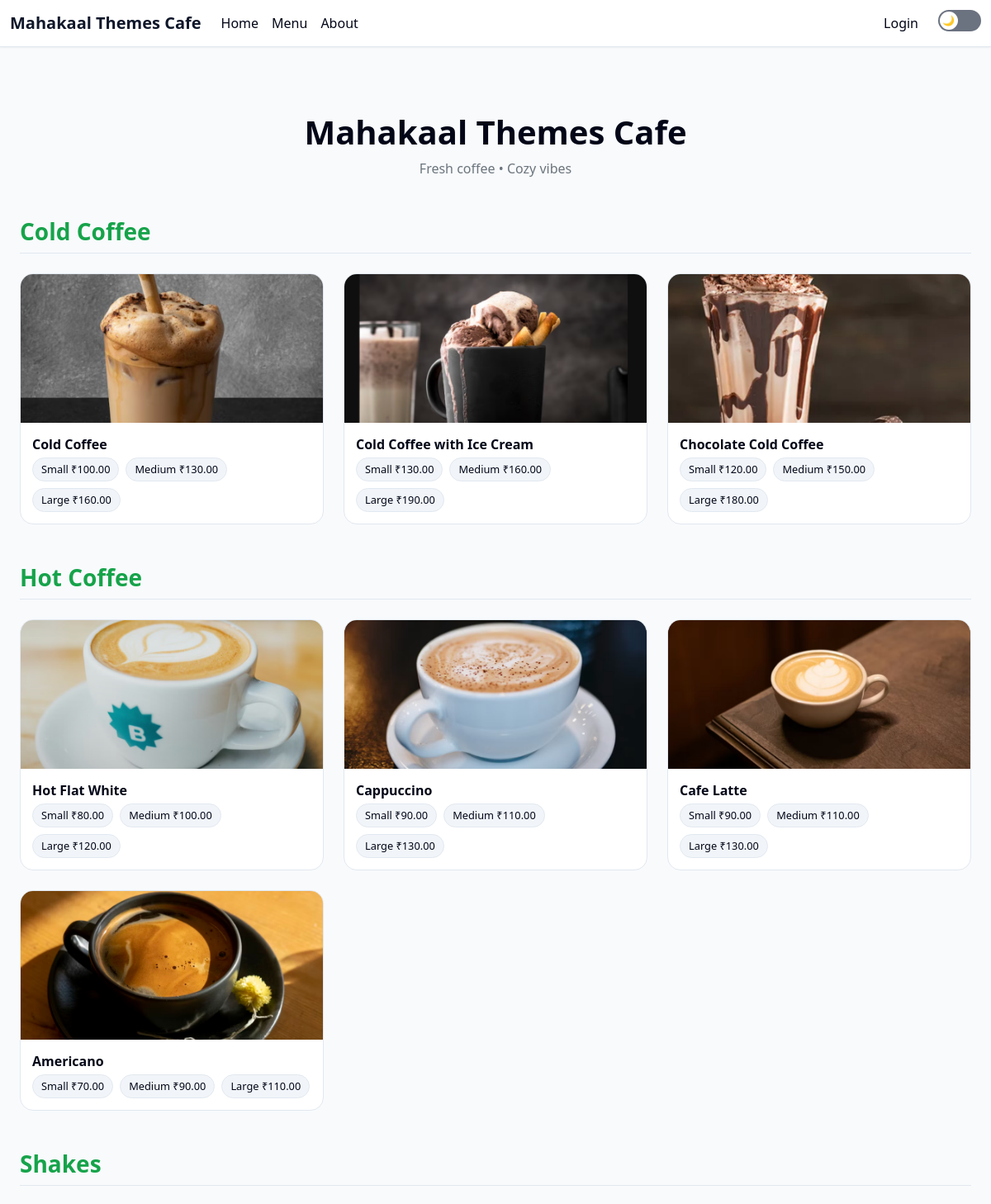
The app's page /menu/ (upper part) with its own data.
### home/models.py (models this page shows, shortened)
class Category(models.Model):
    name = models.CharField(max_length=100)
    image = models.ImageField(upload_to="category_images/", blank=True, null=True)
    is_active = models.BooleanField(default=True)

class Item(models.Model):
    class Station(models.TextChoices):
        KITCHEN = "KITCHEN", "Kitchen"
        BARISTA = "BARISTA", "Barista"
    category = models.ForeignKey(
        Category,
        on_delete=models.CASCADE,
        related_name="items",
    )
    name = models.CharField(max_length=150)
    description = models.TextField(blank=True)
    image = models.ImageField(upload_to="item_images/", blank=True, null=True)
    station = models.CharField(
        max_length=20,
        choices=Station.choices,
        default=Station.KITCHEN,
        help_text="Preparation station for this item",
    )
    is_available = models.BooleanField(default=True)
    created_at = models.DateTimeField(auto_now_add=True)

class ItemSize(models.Model):
    SIZE_CHOICES = (
        ("S", "Small"),
        ("M", "Medium"),
        ("L", "Large"),
    )
    item = models.ForeignKey(
        Item,
        related_name="sizes",
        on_delete=models.CASCADE
    )
    size = models.CharField(max_length=1, choices=SIZE_CHOICES)
    price = models.DecimalField(max_digits=8, decimal_places=2)
    class Meta:
        unique_together = ("item", "size")

### home/views.py (the view)
# urls.py: path("menu/", views.menu_display, name="menu_display"),
def menu_display(request):
    categories = (
        Category.objects
        .filter(is_active=True)
        .prefetch_related("items__sizes")
        .order_by("name")
    )
    return render(request, "menu/menu_display.html", {
        "categories": categories
    })

### templates/menu/menu_display.html (shortened to what this page needs)
{% extends "base.html" %}
{% block body %}
<div class="container py-5 menu-wrapper">
  <div class="text-center mb-5">
    <h1 class="fw-bold">Mahakaal Themes Cafe</h1>
    <p class="text-muted">Fresh coffee • Cozy vibes</p>
  </div>
  {% for category in categories %}
  <div class="category-section">
    <h3 class="category-title mb-4">
      {{ category.name }}
    </h3>
    <div class="row g-4">
      {% for item in category.items.all %}
      <div class="col-sm-6 col-lg-4">
        <div class="menu-item-card h-100">
          {% if item.image %}
            <img
              src="{{ item.image.url }}"
              class="menu-item-image"
              alt="{{ item.name }}"
            >
          {% else %}
            <div style="height:180px;background:#e5e7eb;"></div>
          {% endif %}
          <div class="menu-item-body">
            <div class="menu-item-title mb-1">
              {{ item.name }}
            </div>
            <div class="d-flex flex-wrap gap-2">
              {% for s in item.sizes.all %}
                <span class="price-pill">
                  {{ s.get_size_display }} ₹{{ s.price }}
                </span>
              {% endfor %}
            </div>
          </div>
        </div>
      </div>
      {% endfor %}
    </div>
  </div>
  {% endfor %}
</div>
{% endblock %}

### records on screen
Category: name "Cold Coffee"
Item: image (picture), name "Cold Coffee"
ItemSize: size "Small", price "100.00"
ItemSize: size "Medium", price "130.00"
ItemSize: size "Large", price "160.00"
Item: image (picture), name "Cold Coffee with Ice Cream"
ItemSize: size "Small", price "130.00"
ItemSize: size "Medium", price "160.00"
ItemSize: size "Large", price "190.00"
Item: image (picture), name "Chocolate Cold Coffee"
ItemSize: size "Small", price "120.00"
ItemSize: size "Medium", price "150.00"
ItemSize: size "Large", price "180.00"
Category: name "Hot Coffee"
Item: image (picture), name "Hot Flat White"
ItemSize: size "Small", price "80.00"
ItemSize: size "Medium", price "100.00"
ItemSize: size "Large", price "120.00"
Item: image (picture), name "Cappuccino"
ItemSize: size "Small", price "90.00"
ItemSize: size "Medium", price "110.00"
ItemSize: size "Large", price "130.00"
Item: image (picture), name "Cafe Latte"
ItemSize: size "Small", price "90.00"
ItemSize: size "Medium", price "110.00"
ItemSize: size "Large", price "130.00"
Item: image (picture), name "Americano"
ItemSize: size "Small", price "70.00"
ItemSize: size "Medium", price "90.00"
ItemSize: size "Large", price "110.00"
Category: name "Shakes"
